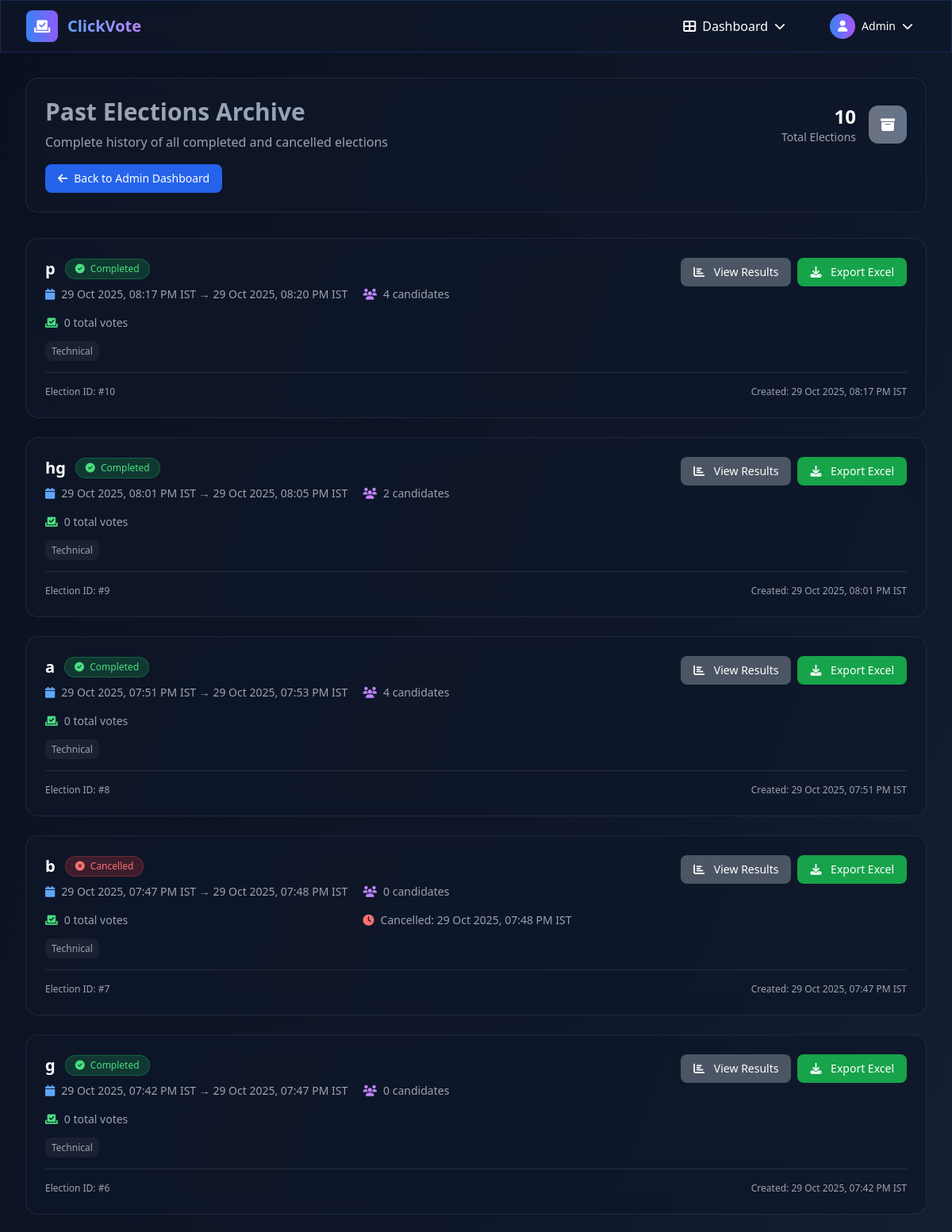
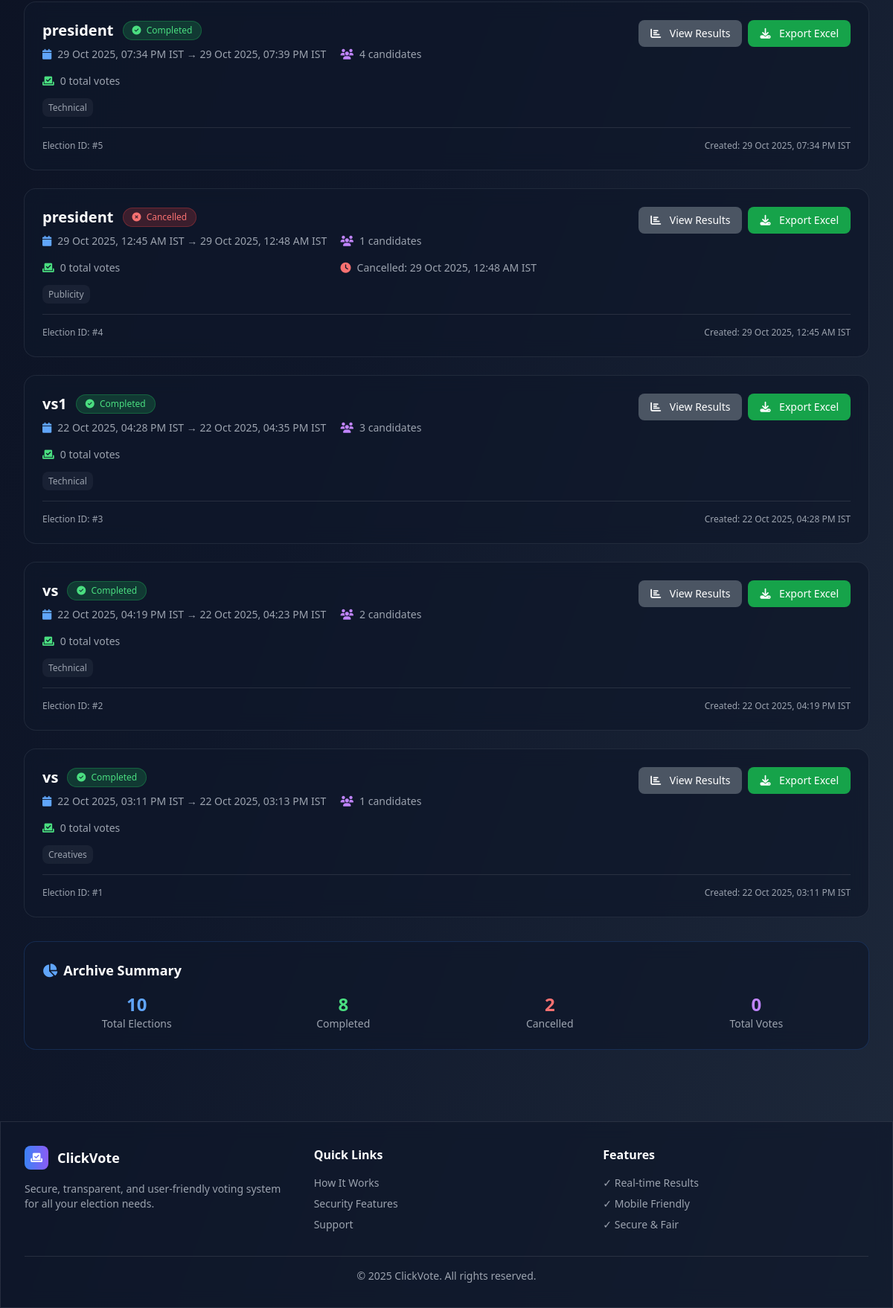
Page /admin/past-elections (signed in) on the committed database (2 pictures, top to bottom).
### tables this page shows
CREATE TABLE elections (
                id INTEGER PRIMARY KEY AUTOINCREMENT,
                title TEXT,
                category TEXT,
                start_time TEXT NOT NULL,
                end_time TEXT NOT NULL,
                created_by INTEGER,
                candidate_limit INTEGER DEFAULT 10,
                status TEXT DEFAULT 'active',
                cancelled_at TEXT,
                cancelled_by INTEGER,
                created_at TIMESTAMP DEFAULT CURRENT_TIMESTAMP, paused_at TEXT, paused_by INTEGER, resumed_at TEXT, resumed_by INTEGER,
                FOREIGN KEY (created_by) REFERENCES users (id)
            );

### app.py (the view)
@app.route("/admin/past-elections")
@login_required(role="admin")
def past_elections():
    rows = query("SELECT * FROM elections ORDER BY start_time DESC")
    ongoing, scheduled, ended = classify_elections(rows)
    elections_with_stats = []
    for e in ended:
        candidate_count = query("SELECT COUNT(*) as count FROM candidates WHERE election_id=?", (e['id'],), one=True)
        vote_count = query("SELECT COUNT(*) as count FROM votes WHERE election_id=?", (e['id'],), one=True)
        election_data = dict(e)
        election_data['candidate_count'] = candidate_count['count'] if candidate_count else 0
        election_data['vote_count'] = vote_count['count'] if vote_count else 0
        elections_with_stats.append(election_data)
    return render_template("past_elections.html", elections=elections_with_stats, total_count=len(ended))

### app.py (called while the page is built)
def get_db():
    conn = sqlite3.connect('voting.db', timeout=30)
    conn.row_factory = sqlite3.Row
    return conn

def exec_sql(sql, args=(), fetch=False, one=False):
    db = get_db()
    cur = db.execute(sql, args)
    if fetch:
        rows = cur.fetchall()
        cur.close()
        return rows[0] if one and rows else rows
    else:
        db.commit()
        last = cur.lastrowid
        cur.close()
        return last

def query(sql, args=(), one=False):
    return exec_sql(sql, args, fetch=True, one=one)

def login_required(role=None):
    def deco(f):
        @wraps(f)
        def wrap(*args, **kwargs):
            if "user_id" not in session:
                flash("Please login first.", "warn")
                return redirect(url_for("login"))
            if role and session.get("role") != role:
                flash("Not authorized.", "error")
                return redirect(url_for("index"))
            return f(*args, **kwargs)
        return wrap
    return deco

def parse_iso(s):
    try:
        dt = datetime.fromisoformat((s or "").replace("Z", ""))
        if dt.tzinfo is None:
            dt = dt.replace(tzinfo=timezone.utc)
        return dt.astimezone(timezone.utc)
    except Exception:
        pass
        return None

def now_utc():
    return datetime.now(timezone.utc)

@app.context_processor
def inject_unread_notifications():
    try:
        uid = session.get('user_id')
        if not uid:
            return {}
        row = query('SELECT COUNT(*) AS c FROM notifications WHERE user_id=? AND read=0', (uid,), one=True)
        return {'unread_notifications': row['c'] if row else 0}
    except Exception:
        return {'unread_notifications': 0}

def to_ist(dt):
    try:
        if dt.tzinfo is None:
            dt = dt.replace(tzinfo=timezone.utc)
        return dt.astimezone(IST)
    except Exception:
        pass
        return dt

@app.template_filter("istfmt")
def istfmt(value):
    try:
        dt = parse_iso(value)
        dt = to_ist(dt)
        return dt.strftime("%d %b %Y, %I:%M %p IST")
    except Exception:
        pass
        return value

### templates/past_elections.html (shortened to what this page needs)
{% extends "base.html" %}
{% block content %}
<div class="max-w-7xl mx-auto">
  <div class="mb-8">
    <div class="glass-effect rounded-2xl p-6 border border-gray-500/20">
      <div class="flex items-center justify-between">
        <div>
          <h1 class="text-3xl font-bold bg-gradient-to-r from-gray-400 to-slate-400 bg-clip-text text-transparent mb-2">
          </h1>
          <p class="text-gray-400">Complete history of all completed and cancelled elections</p>
        </div>
        <div class="flex items-center space-x-4">
          <div class="text-right">
            <div class="text-2xl font-bold text-white">{{ total_count }}</div>
            <div class="text-sm text-gray-400">Total Elections</div>
          </div>
          <div class="w-12 h-12 bg-gradient-to-r from-gray-500 to-slate-500 rounded-xl flex items-center justify-center animate-pulse">
            <i class="fas fa-archive text-white text-lg"></i>
          </div>
        </div>
      </div>
      <div class="mt-4">
        <a href="{{ url_for('admin') }}" class="inline-flex items-center px-4 py-2 bg-blue-600 hover:bg-blue-700 rounded-lg text-white text-sm transition-colors">
          <i class="fas fa-arrow-left mr-2"></i>
          Back to Admin Dashboard
        </a>
      </div>
    </div>
  </div>
  <div class="space-y-6">
    {% for election in elections %}
    <div class="glass-effect rounded-2xl p-6 border border-gray-500/20 hover:border-gray-400/30 transition-all duration-300">
      <div class="flex items-start justify-between mb-4">
        <div class="flex-1">
          <div class="flex items-center space-x-3 mb-2">
            <h3 class="text-xl font-bold text-white">{{ election.title or election.category }}</h3>
            {% if election.status == 'cancelled' %}
            <span class="px-3 py-1 bg-red-500/20 border border-red-500/30 rounded-full text-red-400 text-xs font-medium">
              <i class="fas fa-times-circle mr-1"></i>
              Cancelled
            </span>
            {% else %}
            <span class="px-3 py-1 bg-green-500/20 border border-green-500/30 rounded-full text-green-400 text-xs font-medium">
              <i class="fas fa-check-circle mr-1"></i>
              Completed
            </span>
            {% endif %}
          </div>
          <div class="grid md:grid-cols-2 gap-4 text-sm text-gray-400">
            <div class="flex items-center space-x-2">
              <i class="fas fa-calendar text-blue-400"></i>
              <span>{{ election.start_time|istfmt }} → {{ election.end_time|istfmt }}</span>
            </div>
            <div class="flex items-center space-x-2">
              <i class="fas fa-users text-purple-400"></i>
              <span>{{ election.candidate_count }} candidates</span>
            </div>
            <div class="flex items-center space-x-2">
              <i class="fas fa-vote-yea text-green-400"></i>
              <span>{{ election.vote_count }} total votes</span>
            </div>
            {% if election.cancelled_at %}
            <div class="flex items-center space-x-2">
              <i class="fas fa-clock text-red-400"></i>
              <span>Cancelled: {{ election.cancelled_at|istfmt }}</span>
            </div>
            {% endif %}
          </div>
          {% if election.category %}
          <div class="mt-3">
            <span class="px-2 py-1 bg-white/5 rounded-lg text-xs text-gray-400">
              {{ election.category }}
            </span>
          </div>
          {% endif %}
        </div>
        <div class="flex items-center space-x-2 ml-4">
          <a href="{{ url_for('results', election_id=election.id) }}" class="px-4 py-2 bg-gray-600 hover:bg-gray-700 rounded-lg text-white text-sm transition-colors">
            <i class="fas fa-chart-bar mr-2"></i>
            View Results
          </a>
          <a href="{{ url_for('results_excel', eid=election.id) }}" class="px-4 py-2 bg-green-600 hover:bg-green-700 rounded-lg text-white text-sm transition-colors">
            <i class="fas fa-download mr-2"></i>
            Export Excel
          </a>
        </div>
      </div>
      <div class="mt-4 pt-4 border-t border-white/10">
        <div class="flex items-center justify-between text-xs text-gray-400">
          <span>Election ID: #{{ election.id }}</span>
          <span>Created: {{ election.start_time|istfmt }}</span>
        </div>
      </div>
    </div>
    {% endfor %}
  </div>
  {% if elections %}
  <div class="mt-8 glass-effect rounded-2xl p-6 border border-blue-500/20">
    <h3 class="text-lg font-bold text-white mb-4 flex items-center">
      <i class="fas fa-chart-pie mr-2 text-blue-400"></i>
      Archive Summary
    </h3>
    <div class="grid md:grid-cols-4 gap-6">
      <div class="text-center">
        <div class="text-2xl font-bold text-blue-400">{{ total_count }}</div>
        <div class="text-sm text-gray-400">Total Elections</div>
      </div>
      <div class="text-center">
        <div class="text-2xl font-bold text-green-400">{{ elections|selectattr('status', 'ne', 'cancelled')|list|length }}</div>
        <div class="text-sm text-gray-400">Completed</div>
      </div>
      <div class="text-center">
        <div class="text-2xl font-bold text-red-400">{{ elections|selectattr('status', 'equalto', 'cancelled')|list|length }}</div>
        <div class="text-sm text-gray-400">Cancelled</div>
      </div>
      <div class="text-center">
        <div class="text-2xl font-bold text-purple-400">{{ elections|sum(attribute='vote_count') }}</div>
        <div class="text-sm text-gray-400">Total Votes</div>
      </div>
    </div>
  </div>
  {% endif %}
</div>
{% endblock %}

### templates/base.html (style rules this page uses)
.glass-effect { backdrop-filter: blur(12px); background: rgba(15, 23, 42, 0.7); border: 1px solid rgba(59, 130, 246, 0.2); }

### rows in the picture
elections: title "p", status "Completed", start_time|istfmt "29 Oct 2025, 08:17 PM IST", end_time|istfmt "29 Oct 2025, 08:20 PM IST", candidate_count "4", vote_count "0", category "Technical", id "10"
elections: title "hg", status "Completed", start_time|istfmt "29 Oct 2025, 08:01 PM IST", end_time|istfmt "29 Oct 2025, 08:05 PM IST", candidate_count "2", vote_count "0", category "Technical", id "9"
elections: title "a", status "Completed", start_time|istfmt "29 Oct 2025, 07:51 PM IST", end_time|istfmt "29 Oct 2025, 07:53 PM IST", candidate_count "4", vote_count "0", category "Technical", id "8"
elections: title "b", status "cancelled" (drawn), start_time|istfmt "29 Oct 2025, 07:47 PM IST", end_time|istfmt "29 Oct 2025, 07:48 PM IST", candidate_count "0", vote_count "0", cancelled_at|istfmt "29 Oct 2025, 07:48 PM IST", category "Technical", id "7"
elections: title "g", status "Completed", start_time|istfmt "29 Oct 2025, 07:42 PM IST", end_time|istfmt "29 Oct 2025, 07:47 PM IST", candidate_count "0", vote_count "0", category "Technical", id "6"
elections: title "president", status "Completed", start_time|istfmt "29 Oct 2025, 07:34 PM IST", end_time|istfmt "29 Oct 2025, 07:39 PM IST", candidate_count "4", vote_count "0", category "Technical", id "5"
elections: title "president", status "cancelled" (drawn), start_time|istfmt "29 Oct 2025, 12:45 AM IST", end_time|istfmt "29 Oct 2025, 12:48 AM IST", candidate_count "1", vote_count "0", cancelled_at|istfmt "29 Oct 2025, 12:48 AM IST", category "Publicity", id "4"
elections: title "vs1", status "Completed", start_time|istfmt "22 Oct 2025, 04:28 PM IST", end_time|istfmt "22 Oct 2025, 04:35 PM IST", candidate_count "3", vote_count "0", category "Technical", id "3"
elections: title "vs", status "Completed", start_time|istfmt "22 Oct 2025, 04:19 PM IST", end_time|istfmt "22 Oct 2025, 04:23 PM IST", candidate_count "2", vote_count "0", category "Technical", id "2"
elections: title "vs", status "Completed", start_time|istfmt "22 Oct 2025, 03:11 PM IST", end_time|istfmt "22 Oct 2025, 03:13 PM IST", candidate_count "1", vote_count "0", category "Creatives", id "1"

### other values in the picture
{{ total_count }} "10"
{{ elections|selectattr('status', 'ne', 'cancelled')|list|length }} "8"
{{ elections|selectattr('status', 'equalto', 'cancelled')|list|length }} "2"
{{ elections|sum(attribute='vote_count') }} "0"
